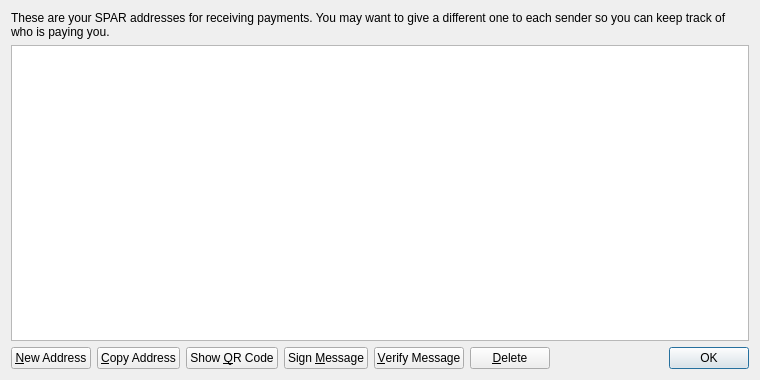
<?xml version="1.0" encoding="UTF-8"?>
<ui version="4.0">
 <class>AddressBookPage</class>
 <widget class="QWidget" name="AddressBookPage">
  <property name="geometry">
   <rect>
    <x>0</x>
    <y>0</y>
    <width>760</width>
    <height>380</height>
   </rect>
  </property>
  <property name="windowTitle">
   <string>Address Book</string>
  </property>
  <layout class="QVBoxLayout" name="verticalLayout">
   <item>
    <widget class="QLabel" name="labelExplanation">
     <property name="text">
      <string>These are your SPAR addresses for receiving payments. You may want to give a different one to each sender so you can keep track of who is paying you.</string>
     </property>
     <property name="textFormat">
      <enum>Qt::PlainText</enum>
     </property>
     <property name="wordWrap">
      <bool>true</bool>
     </property>
    </widget>
   </item>
   <item>
    <widget class="QTableView" name="tableView">
     <property name="contextMenuPolicy">
      <enum>Qt::CustomContextMenu</enum>
     </property>
     <property name="toolTip">
      <string>Double-click to edit address or label</string>
     </property>
     <property name="tabKeyNavigation">
      <bool>false</bool>
     </property>
     <property name="alternatingRowColors">
      <bool>true</bool>
     </property>
     <property name="selectionMode">
      <enum>QAbstractItemView::SingleSelection</enum>
     </property>
     <property name="selectionBehavior">
      <enum>QAbstractItemView::SelectRows</enum>
     </property>
     <property name="sortingEnabled">
      <bool>true</bool>
     </property>
     <attribute name="verticalHeaderVisible">
      <bool>false</bool>
     </attribute>
    </widget>
   </item>
   <item>
    <layout class="QHBoxLayout" name="horizontalLayout">
     <item>
      <widget class="QPushButton" name="newAddressButton">
       <property name="toolTip">
        <string>Create a new address</string>
       </property>
       <property name="text">
        <string>&amp;New Address</string>
       </property>
       <property name="icon">
        <iconset resource="../bitcoin.qrc">
         <normaloff>:/icons/add</normaloff>:/icons/add</iconset>
       </property>
      </widget>
     </item>
     <item>
      <widget class="QPushButton" name="copyToClipboard">
       <property name="toolTip">
        <string>Copy the currently selected address to the system clipboard</string>
       </property>
       <property name="text">
        <string>&amp;Copy Address</string>
       </property>
       <property name="icon">
        <iconset resource="../bitcoin.qrc">
         <normaloff>:/icons/editcopy</normaloff>:/icons/editcopy</iconset>
       </property>
      </widget>
     </item>
     <item>
      <widget class="QPushButton" name="showQRCode">
       <property name="text">
        <string>Show &amp;QR Code</string>
       </property>
       <property name="icon">
        <iconset resource="../bitcoin.qrc">
         <normaloff>:/icons/qrcode</normaloff>:/icons/qrcode</iconset>
       </property>
      </widget>
     </item>
     <item>
      <widget class="QPushButton" name="signMessage">
       <property name="toolTip">
        <string>Sign a message to prove you own a SPAR address</string>
       </property>
       <property name="text">
        <string>Sign &amp;Message</string>
       </property>
       <property name="icon">
        <iconset resource="../bitcoin.qrc">
         <normaloff>:/icons/edit</normaloff>:/icons/edit</iconset>
       </property>
      </widget>
     </item>
     <item>
      <widget class="QPushButton" name="verifyMessage">
       <property name="toolTip">
        <string>Verify a message to ensure it was signed with a specified SPAR address</string>
       </property>
       <property name="text">
        <string>&amp;Verify Message</string>
       </property>
       <property name="icon">
        <iconset resource="../bitcoin.qrc">
         <normaloff>:/icons/transaction_0</normaloff>:/icons/transaction_0</iconset>
       </property>
      </widget>
     </item>
     <item>
      <widget class="QPushButton" name="deleteButton">
       <property name="toolTip">
        <string>Delete the currently selected address from the list</string>
       </property>
       <property name="text">
        <string>&amp;Delete</string>
       </property>
       <property name="icon">
        <iconset resource="../bitcoin.qrc">
         <normaloff>:/icons/remove</normaloff>:/icons/remove</iconset>
       </property>
      </widget>
     </item>
     <item>
      <spacer name="horizontalSpacer">
       <property name="orientation">
        <enum>Qt::Horizontal</enum>
       </property>
       <property name="sizeHint" stdset="0">
        <size>
         <width>40</width>
         <height>20</height>
        </size>
       </property>
      </spacer>
     </item>
     <item>
      <widget class="QDialogButtonBox" name="buttonBox">
       <property name="sizePolicy">
        <sizepolicy hsizetype="Maximum" vsizetype="Fixed">
         <horstretch>0</horstretch>
         <verstretch>0</verstretch>
        </sizepolicy>
       </property>
       <property name="standardButtons">
        <set>QDialogButtonBox::Ok</set>
       </property>
      </widget>
     </item>
    </layout>
   </item>
  </layout>
 </widget>
 <resources>
  <include location="../bitcoin.qrc"/>
 </resources>
 <connections/>
</ui>
